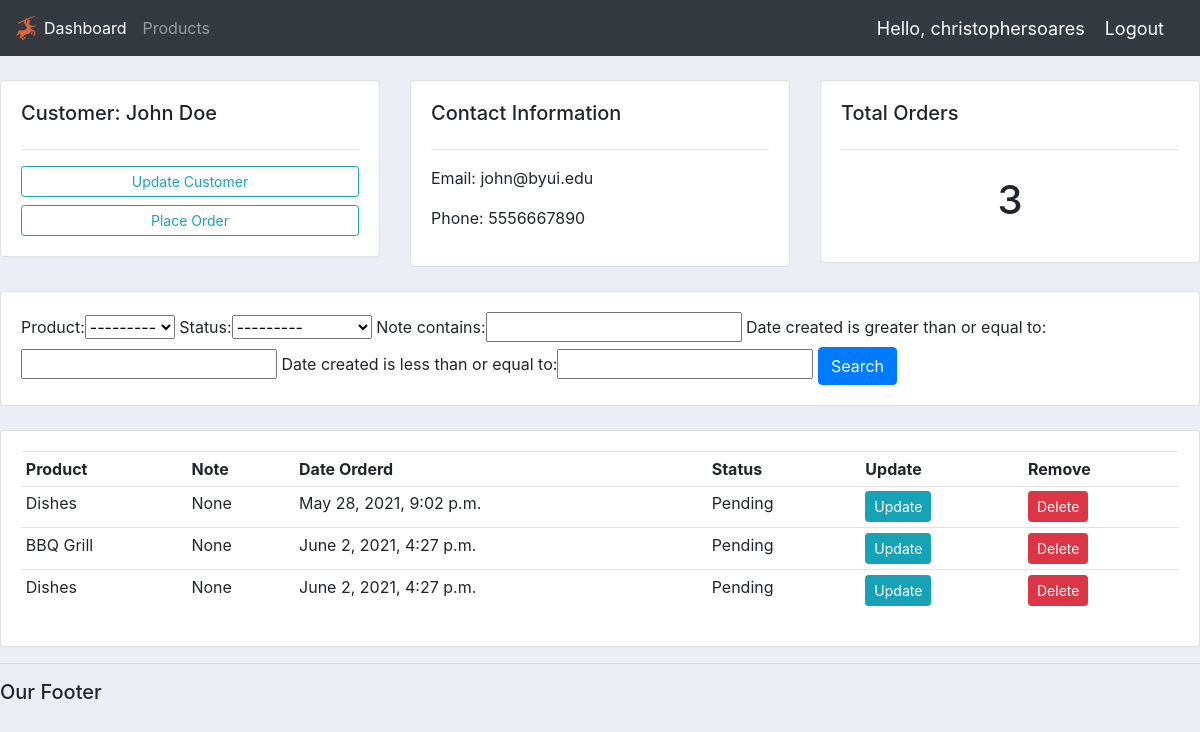
/customer/1/ (signed in), run on an earlier commit of the app's database.
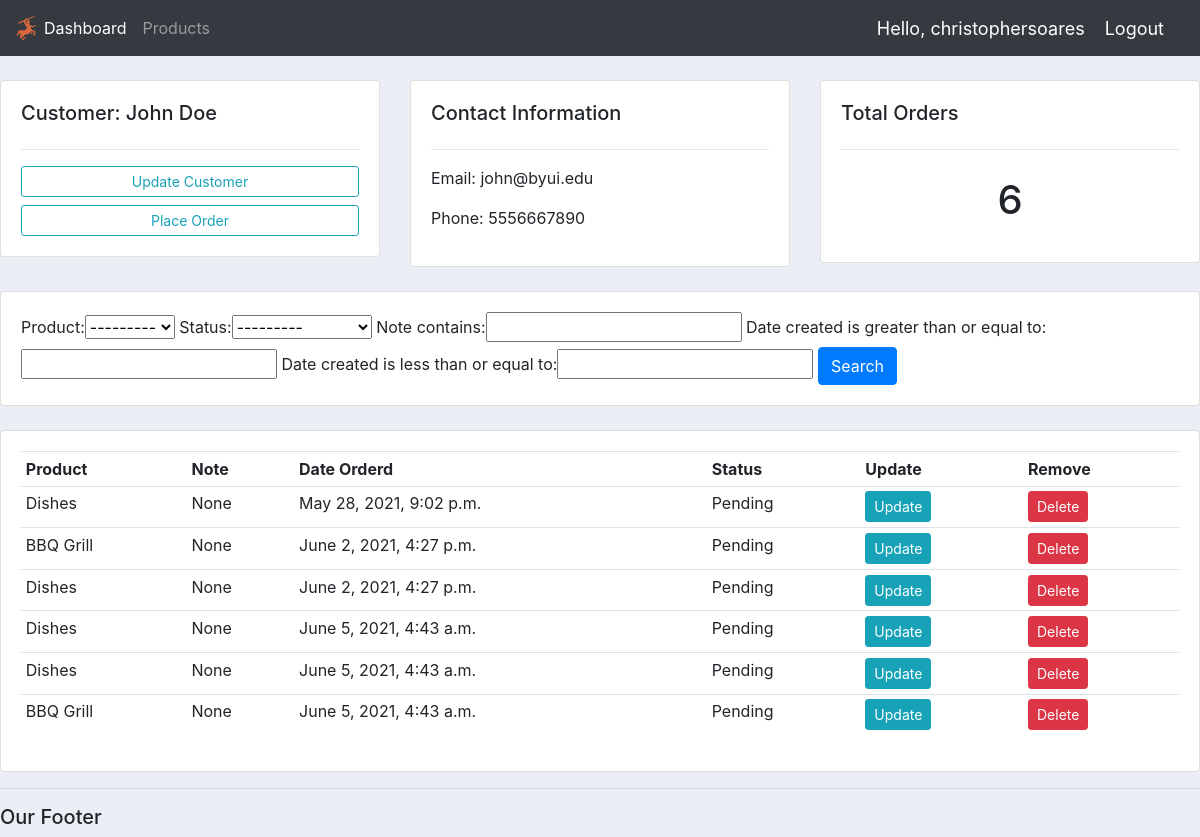
And on a later commit of the database.
### accounts/models.py (models this page shows, shortened)
class Customer(models.Model):
    name = models.CharField(max_length=200, null=True)
    phone = models.CharField(max_length=200, null=True)
    email = models.CharField(max_length=200, null=True)
    date_created = models.DateTimeField(auto_now_add=True, null=True)

class Order(models.Model):
    STATUS = (
        ('Pending', 'Pending'),
        ('Out for delivery', 'Out for delivery'),
        ('Delivered', 'Delivered')
        )
    customer = models.ForeignKey(Customer, null=True, on_delete= models.SET_NULL)
    product =  models.ForeignKey(Product, null=True, on_delete= models.SET_NULL)
    date_created = models.DateTimeField(auto_now_add=True, null=True)
    status = models.CharField(max_length=200, null=True, choices=STATUS)
    note = models.CharField(max_length=1000, null=True)

class Product(models.Model):
    CATEGORY = (
        ('Indoor', 'Indoor'),
        ('Outdoor', 'Outdoor'),
        )
    name = models.CharField(max_length=200, null=True)
    price = models.FloatField(null=True)
    category = models.CharField(max_length=200, null=True, choices=CATEGORY)
    description = models.CharField(max_length=200, null=True, blank=True)
    date_created = models.DateTimeField(auto_now_add=True, null=True)
    tags = models.ManyToManyField(Tag)
    def __str__(self):
        return self.name

### accounts/views.py (the view)
# urls.py: path('customer/<str:pk_test>/', views.customer, name='customer'),
@login_required(login_url='login')
def customer(request, pk_test):
    customer = Customer.objects.get(id=pk_test)
    orders = customer.order_set.all()
    order_count = orders.count()
    myFilter = OrderFilter(request.GET, queryset=orders)
    orders = myFilter.qs
    context = {'customer':customer, 'orders':orders, 'order_count':order_count,'myFilter':myFilter}
    return render(request, 'accounts/customer.html',context)

### accounts/templates/accounts/customer.html
{%  extends 'accounts/main.html' %}
{% block content %}
	<br>
<div class="row">
	<div class="col-md">
		<div class="card card-body">
			<h5>Customer: {{customer.name}}</h5>
			<hr>
			<a class="btn btn-outline-info  btn-sm btn-block" href="">Update Customer</a>
			<a class="btn btn-outline-info  btn-sm btn-block" href="{% url 'create_order' customer.id %}">Place Order</a>
		</div>
	</div>
	<div class="col-md">
		<div class="card card-body">
			<h5>Contact Information</h5>
			<hr>
			<p>Email: {{customer.email}} </p>
			<p>Phone: {{customer.phone}} </p>
		</div>
	</div>
	<div class="col-md">
		<div class="card card-body">
			<h5>Total Orders</h5>
			<hr>
			<h1 style="text-align: center;padding: 10px"> {{order_count}}</h1>
		</div>
	</div>
</div>
<br>
<div class="row">
	<div class="col">
		<div class="card card-body">
			<form method="get">
				{{myFilter.form}}
		    <button class="btn btn-primary" type="submit">Search</button>
		  </form>
		</div>
	</div>
</div>
<br>
<div class="row">
	<div class="col-md">
		<div class="card card-body">
			<table class="table table-sm">
				<tr>
					<th>Product</th>
					<th>Note</th>
					<th>Date Orderd</th>
					<th>Status</th>
					<th>Update</th>
					<th>Remove</th>
				</tr>
				{% for order in orders %}
				<tr>
					<td>{{order.product}}</td>
					<td>{{order.note}}</td>
					<td>{{order.date_created}}</td>
					<td>{{order.status}}</td>
					<td><a class="btn btn-sm btn-info" href="{% url 'update_order' order.id %}" >Update</a></td>
                        <td><a class="btn btn-sm btn-danger" href="{% url 'delete_order' order.id %}">Delete</a></td>
				</tr>
				{% endfor %}
			</table>
		</div>
	</div>
</div>
{% endblock %}

### accounts/templates/accounts/main.html (shortened to what this page needs)
{% load static %}
<!DOCTYPE html>
<html lang="en">
<head>
    <link rel="stylesheet" href="https://stackpath.bootstrapcdn.com/bootstrap/4.3.1/css/bootstrap.min.css">
    <link rel="stylesheet" type="text/css" href="{% static '/css/main.css' %}">
</head>
<body>
   {% include 'accounts/navbar.html' %}
    {% block content %}
    {% endblock %}
    <hr>
    <h5>Our Footer</h5>
</body>
</html>

### accounts/templates/accounts/navbar.html (shortened to what this page needs)
{%load static %}
<nav class="navbar navbar-expand-lg navbar-dark bg-dark">
    <img src="{% static 'images/logo.png' %}" width="20px">
    <div class="collapse navbar-collapse" id="navbarNav">
      <ul class="navbar-nav">
        <li class="nav-item active">
          <a class="nav-link" href="{% url 'home' %}">Dashboard</a>
        </li>
        <li class="nav-item">
          <a class="nav-link" href="{% url 'products' %}">Products</a>
        </li>
      </ul>
    </div>
    <span class="hello-msg"> Hello, {{request.user}}</span>
    <span><a class="hello-msg" href="{%url 'logout' %}">Logout</a></span>
  </nav>

### static/css/main.css (style rules this page uses)
body { background-color: #ebeff5; }

### accounts/templates/accounts/navbar.html (style rules this page uses)
.hello-msg { font-size:18px; color:#fff; margin-right: 20px; }

What changed in the data, as far as the page shows it:
added Order: product "Dishes", note "None", date_created "June 5, 2021, 4:43 a.m.", status "Pending"
added Order: product "Dishes", note "None", date_created "June 5, 2021, 4:43 a.m.", status "Pending"
added Order: product "BBQ Grill", note "None", date_created "June 5, 2021, 4:43 a.m.", status "Pending"
Also different on the page:
{{ order_count }}: "3" → "6"
